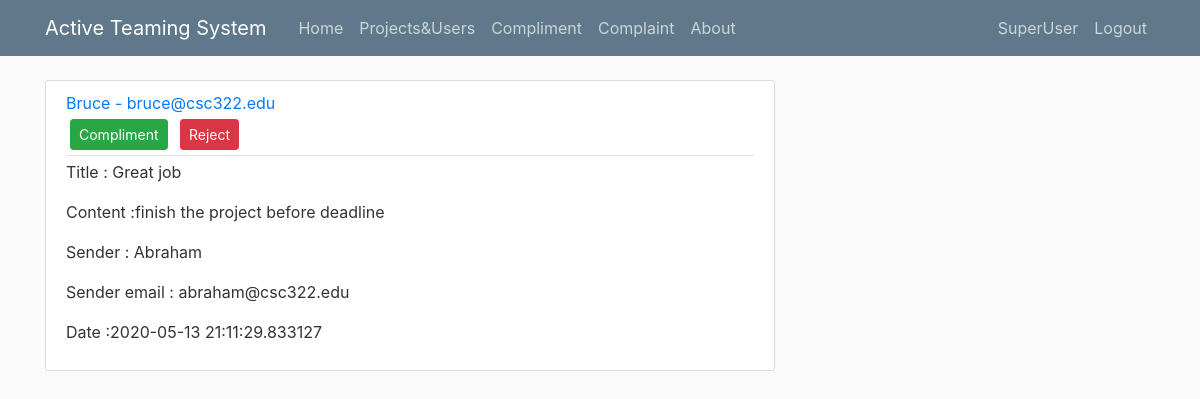
/compliment_list/1 (signed in), run on the app's committed database.
### application/models.py (models this page shows, shortened)
class User(db.Model,UserMixin):
    id = db.Column(db.Integer, primary_key=True)
    username = db.Column(db.String(20), unique=True, nullable=False)
    email = db.Column(db.String(120), unique=True, nullable=False)
    image_file = db.Column(db.String(20), nullable=False, default='default.jpg')
    password = db.Column(db.String(60), nullable=False)
    rating = db.Column(db.Integer,nullable=False,default=0)
    compliments = db.relationship('Compliment', backref='recipient', lazy=True)
    complaints = db.relationship('Complaint', backref='complainee', lazy=True)
    UserBlacklist = db.relationship('UserBlacklist', backref='user_blacklisted', lazy=True)
    applications = db.relationship('Application', backref='referee', lazy=True)
    is_vip = db.Column(db.Boolean, default=False, nullable=False)
    is_su = db.Column(db.Boolean, default=False, nullable=False)
    is_blacklisted = db.Column(db.Boolean, default=False, nullable=False)

class Compliment(db.Model):
    id = db.Column(db.Integer, primary_key=True)
    title = db.Column(db.String(100), nullable=False)
    date_posted = db.Column(db.DateTime, nullable=False, default=datetime.datetime.now())
    content = db.Column(db.Text, nullable=False)
    sender_id = db.Column(db.Integer,nullable=False)
    recipient_id = db.Column(db.Integer, db.ForeignKey('user.id'), nullable=False)
    is_pending = db.Column(db.Boolean, default=True, nullable=False)

### application/route.py (the view)
@app.route("/compliment_list/<int:compliment_id>")
def compliment(compliment_id):
    if current_user.is_su:
        compliment = Compliment.query.get_or_404(compliment_id)
        if compliment.sender_id == 0:
            sender = None
        else:
            sender = User.query.filter_by(id=compliment.sender_id).first()
        return render_template('compliment.html', title=compliment.recipient.email, compliment=compliment, sender=sender)

### application/models.py (called while the page is built)
@login_manager.user_loader
def load_user(user_id):
    return User.query.get(int(user_id))

### application/templates/compliment.html (shortened to what this page needs)
{% extends "layout.html" %}
{% block content %}
  <article class="media content-section">
    <div class="media-body">
        <div class="article-metadata">
            <a class="mr-2" href="#">{{ compliment.recipient.username + " - " + compliment.recipient.email }}</a>
            <div>
                <button type="button" class="btn btn-success btn-sm m-1" data-toggle="modal" data-target="#complimentModal">Compliment</button>
                <button type="button" class="btn btn-danger btn-sm m-1" data-toggle="modal" data-target="#rejectModal">Reject</button>
            </div>
        </div>
        <p class="article-content">Title : {{ compliment.title }}</p>
        <p class="article-content">Content :{{ compliment.content }}</p>
        {%if sender%}
        <p class="article-content">Sender : {{ sender.username}}</p>
        <p class="article-content">Sender email : {{ sender.email}}</p>
        {%else%}
        <p class="article-content">Sender : Visitor</p>
        {%endif%}
        <p class="article-content">Date :{{ compliment.date_posted }}</p>
    </div>
  </article>
{% endblock content %}

### application/static/main.css (style rules this page uses)
body { background: #fafafa; color: #333333; margin-top: 5rem; }
.content-section { background: #ffffff; padding: 10px 20px; border: 1px solid #dddddd; border-radius: 3px; margin-bottom: 20px; }
.article-content { white-space: pre-line; }
.article-metadata { padding-bottom: 1px; margin-bottom: 4px; border-bottom: 1px solid #e3e3e3 }

### data on the page
User: recipient "Bruce - bruce@csc322.edu"
Compliment: title "Great job", content "finish the project before deadline", date_posted "2020-05-13 21:11:29.833127"
User: username "Abraham", email "abraham@csc322.edu"
